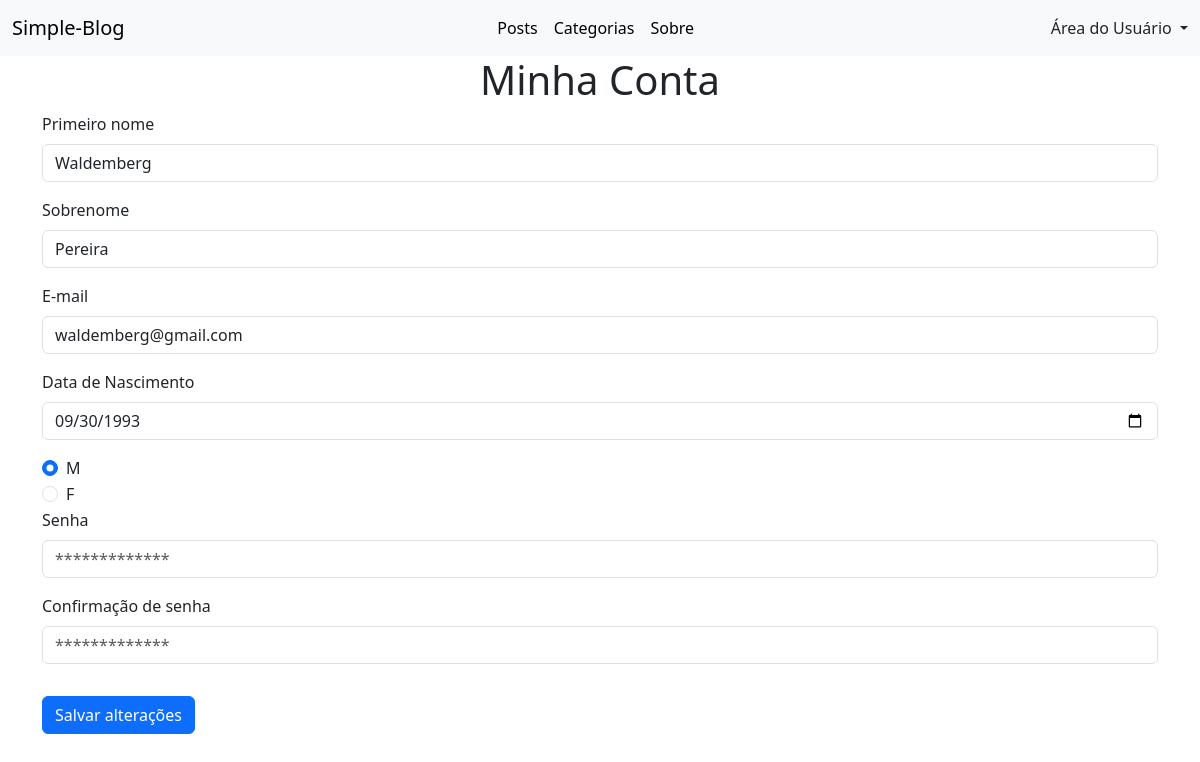
/account/my_account/ (signed in), run on the app's committed database.
### accounts/models.py (models this page shows)
class CustomUser(AbstractBaseUser, PermissionsMixin):
    first_name = models.CharField(max_length=50)
    surname = models.CharField(max_length=120)
    email = models.EmailField(max_length=100, unique=True)
    date_of_birth = models.DateField(blank=True, null=True)
    gender = models.CharField(max_length=10, choices=GenderEnum.choices, blank=True, null=True)
    is_staff = models.BooleanField(default=False)
    is_active = models.BooleanField(default=True)
    date_joined = models.DateTimeField(default=timezone.now)
    objects = CustomUserManager()
    USERNAME_FIELD = 'email'
    REQUIRED_FIELDS = ['first_name', 'surname']

### accounts/views.py (the view, shortened to what this page needs)
# urls.py: path('my_account/', views.my_account, name='my_account')
@login_required(login_url='/account/login')
def my_account(request):
    if request.method == 'GET':
        genders = [gender.value for gender in GenderEnum]
        return render(request, 'my_account.html', {'genders': genders})

### accounts/templates/my_account.html (shortened to what this page needs)
{% extends 'base.html' %}
{% block content %}
    <div class="container">
        <form method="POST" action="{% url 'my_account' %}">
            <h1 class="text-center">Minha Conta</h1>
            <div class="mb-3">
              <label for="InputFirstName" class="form-label">Primeiro nome</label>
              <input name="first_name" type="text" class="form-control" id="InputFirstName" value="{{request.user.first_name}}">
            </div>
            <div class="mb-3">
              <label for="InputSurname" class="form-label">Sobrenome</label>
              <input name="surname" type="text" class="form-control" id="InputSurname" value="{{request.user.surname}}">
            </div>
            <div class="mb-3">
              <label for="InputEmail" class="form-label">E-mail</label>
              <input name="email" type="text" class="form-control" id="InputSurname" value="{{request.user.email}}">
            </div>
            <div class="mb-3">
              <label for="InputDateBirth" class="form-label">Data de Nascimento</label>
              <input name="date_of_birth" type="date" class="form-control" id="InputSurname" value="{{request.user.date_of_birth|date:'Y-m-d'}}">
            </div>
            {% for gender in genders %}
            <div class="form-check">
              <input value="{{ gender }}" class="form-check-input" type="radio" name="gender" id="radioDefault{{ forloop.counter }}" {% if gender == request.user.gender %}checked{% endif %}>
              <label class="form-check-label" for="radioDefault{{ forloop.counter }}">
                {{gender}}
              </label>
            </div>
            {% endfor %}
            <div class="mb-3">
              <label for="InputPassword" class="form-label">Senha</label>
              <input name="password" type="password" class="form-control" id="InputPassword" placeholder="*************">
            </div>
            <div class="mb-3">
              <label for="InputConfirmPassword" class="form-label">Confirmação de senha</label>
              <input name="confirm_password" type="password" class="form-control" id="InputConfirmPassword" placeholder="*************">
            </div>
            <button type="submit" class="btn btn-primary mb-3 mt-3">Salvar alterações</button>
          </form>
    </div>
{% endblock %}

### data on the page
CustomUser: first_name "Waldemberg", surname "Pereira", email "waldemberg@gmail.com", date_of_birth "09/30/1993", gender "☑ M" "☐ F"

### other printed values
{{ gender }} "M" "F"
